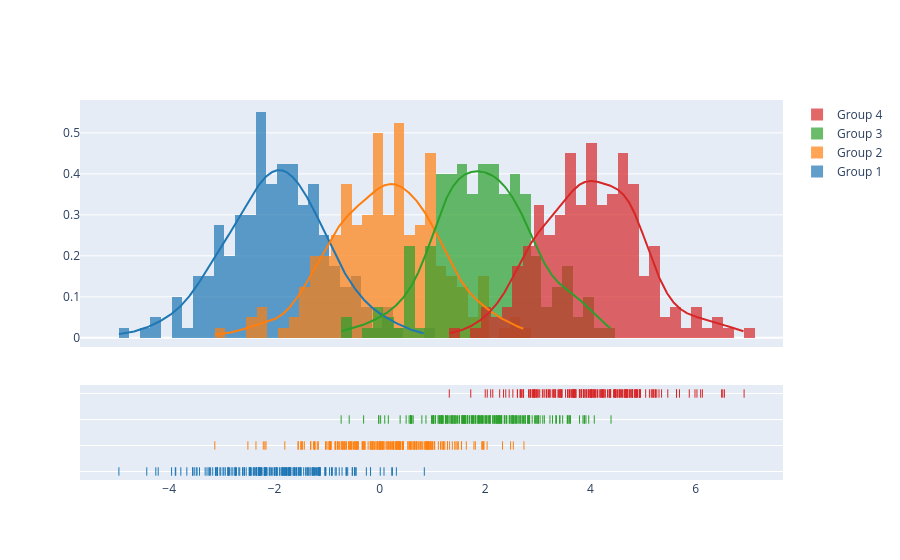

Notebook cell for this chart:
### Code cell
import plotly.figure_factory as ff

# Add histogram data
x1 = np.random.randn(200) - 2
x2 = np.random.randn(200)
x3 = np.random.randn(200) + 2
x4 = np.random.randn(200) + 4

# Group data together
hist_data = [x1, x2, x3, x4]

group_labels = ['Group 1', 'Group 2', 'Group 3', 'Group 4']

# Create distplot with custom bin_size
fig = ff.create_distplot(hist_data, group_labels, bin_size=.2)
fig.show()

### Figure 1 — Plotly figure (JSON) as saved in the notebook; plotly's stock layout.template omitted (floating-point values rounded to 4 significant figures; data arrays with more than 128 entries replaced by an {"elided": "..."} marker saying what was removed)
{"data": [{"autobinx": false, "histnorm": "probability density", "legendgroup": "Group 1", "marker": {"color": "rgb(31, 119, 180)"}, "name": "Group 1", "opacity": 0.7, "type": "histogram", "x": {"elided": "200 float values"}, "xaxis": "x", "xbins": {"end": 0.8456, "size": 0.2, "start": -4.956}, "yaxis": "y"}, {"autobinx": false, "histnorm": "probability density", "legendgroup": "Group 2", "marker": {"color": "rgb(255, 127, 14)"}, "name": "Group 2", "opacity": 0.7, "type": "histogram", "x": {"elided": "200 float values"}, "xaxis": "x", "xbins": {"end": 2.738, "size": 0.2, "start": -3.134}, "yaxis": "y"}, {"autobinx": false, "histnorm": "probability density", "legendgroup": "Group 3", "marker": {"color": "rgb(44, 160, 44)"}, "name": "Group 3", "opacity": 0.7, "type": "histogram", "x": {"elided": "200 float values"}, "xaxis": "x", "xbins": {"end": 4.392, "size": 0.2, "start": -0.7343}, "yaxis": "y"}, {"autobinx": false, "histnorm": "probability density", "legendgroup": "Group 4", "marker": {"color": "rgb(214, 39, 40)"}, "name": "Group 4", "opacity": 0.7, "type": "histogram", "x": {"elided": "200 float values"}, "xaxis": "x", "xbins": {"end": 6.92, "size": 0.2, "start": 1.32}, "yaxis": "y"}, {"legendgroup": "Group 1", "marker": {"color": "rgb(31, 119, 180)"}, "mode": "lines", "name": "Group 1", "showlegend": false, "type": "scatter", "x": {"elided": "500 float values"}, "xaxis": "x", "y": {"elided": "500 float values"}, "yaxis": "y"}, {"legendgroup": "Group 2", "marker": {"color": "rgb(255, 127, 14)"}, "mode": "lines", "name": "Group 2", "showlegend": false, "type": "scatter", "x": {"elided": "500 float values"}, "xaxis": "x", "y": {"elided": "500 float values"}, "yaxis": "y"}, {"legendgroup": "Group 3", "marker": {"color": "rgb(44, 160, 44)"}, "mode": "lines", "name": "Group 3", "showlegend": false, "type": "scatter", "x": {"elided": "500 float values"}, "xaxis": "x", "y": {"elided": "500 float values"}, "yaxis": "y"}, {"legendgroup": "Group 4", "marker": {"color": "rgb(214, 39, 40)"}, "mode": "lines", "name": "Group 4", "showlegend": false, "type": "scatter", "x": {"elided": "500 float values"}, "xaxis": "x", "y": {"elided": "500 float values"}, "yaxis": "y"}, {"legendgroup": "Group 1", "marker": {"color": "rgb(31, 119, 180)", "symbol": "line-ns-open"}, "mode": "markers", "name": "Group 1", "showlegend": false, "type": "scatter", "x": {"elided": "200 float values"}, "xaxis": "x", "y": {"elided": "200 str values"}, "yaxis": "y2"}, {"legendgroup": "Group 2", "marker": {"color": "rgb(255, 127, 14)", "symbol": "line-ns-open"}, "mode": "markers", "name": "Group 2", "showlegend": false, "type": "scatter", "x": {"elided": "200 float values"}, "xaxis": "x", "y": {"elided": "200 str values"}, "yaxis": "y2"}, {"legendgroup": "Group 3", "marker": {"color": "rgb(44, 160, 44)", "symbol": "line-ns-open"}, "mode": "markers", "name": "Group 3", "showlegend": false, "type": "scatter", "x": {"elided": "200 float values"}, "xaxis": "x", "y": {"elided": "200 str values"}, "yaxis": "y2"}, {"legendgroup": "Group 4", "marker": {"color": "rgb(214, 39, 40)", "symbol": "line-ns-open"}, "mode": "markers", "name": "Group 4", "showlegend": false, "type": "scatter", "x": {"elided": "200 float values"}, "xaxis": "x", "y": {"elided": "200 str values"}, "yaxis": "y2"}], "layout": {"barmode": "overlay", "hovermode": "closest", "legend": {"traceorder": "reversed"}, "xaxis": {"anchor": "y2", "domain": [0.0, 1.0], "zeroline": false}, "yaxis": {"anchor": "free", "domain": [0.35, 1], "position": 0.0}, "yaxis2": {"anchor": "x", "domain": [0, 0.25], "dtick": 1, "showticklabels": false}}}
